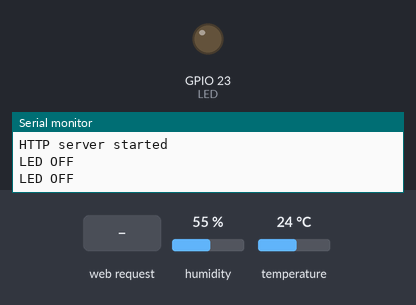
Simulated run of this sketch. Board: ESP32. Shown: output pins drawn as LEDs (lit = HIGH), the last lines printed to the serial monitor. Inputs (shaded band) come from the test bench; at power-on: humidity 55 %, temperature 24 °C. WiFi joins after 1.5 s; servers stay silent unless stated.

Above: at 3.3 s.
3.4 s: HTTP request GET / received
At 5.2 s:
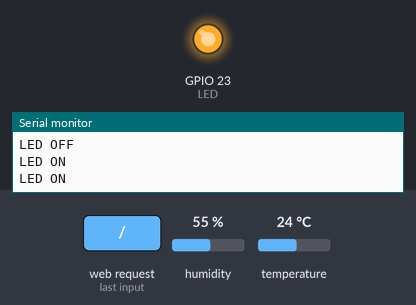
Timing chart, 0 to 6.7 s (numbered marks = the images above; inputs shaded):
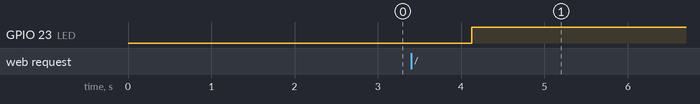

The sketch:

webserver.ino
```cpp
#include <WiFi.h>
#include <WebServer.h>
#include "DHT.h"

// Uncomment one of the lines below for whatever DHT sensor type you're using!
#define DHTTYPE DHT11   // DHT 11
//#define DHTTYPE DHT21   // DHT 21 (AM2301)
//#define DHTTYPE DHT22   // DHT 22  (AM2302), AM2321
#define LED 23

/*Put your SSID & Password*/
const char* ssid = "AIM";  // Enter SSID here
const char* password = "husna8412";  //Enter Password here

WebServer server(80);

// DHT Sensor
uint8_t DHTPin = 22;

// Initialize DHT sensor.
DHT dht(DHTPin, DHTTYPE);

float Temperature;
float Humidity;

void setup() {
  Serial.begin(115200);
  delay(100);

  pinMode(DHTPin, INPUT);
  pinMode(LED, OUTPUT);

  dht.begin();

  Serial.println("Connecting to ");
  Serial.println(ssid);

  //connect to your local wi-fi network
  WiFi.begin(ssid, password);

  //check wi-fi is connected to wi-fi network
  while (WiFi.status() != WL_CONNECTED) {
  delay(1000);
  Serial.print(".");
  }
  Serial.println("");
  Serial.println("WiFi connected..!");
  Serial.print("Got IP: ");  Serial.println(WiFi.localIP());

  server.on("/", handle_OnConnect);
  server.onNotFound(handle_NotFound);

  server.begin();
  Serial.println("HTTP server started");

}
void loop() {

  server.handleClient();
  if(Temperature<20)
  {

      digitalWrite(LED,LOW);// turn the LED on (HIGH is the voltage level)
      Serial.println("LED OFF\n");
      delay(1000);// wait for a second
    }
    else if(Temperature>=20 && Temperature<40)
    {

      digitalWrite(LED,HIGH);// turn the LED on (HIGH is the voltage level)
      Serial.println("LED ON\n");
      delay(1000);// wait for a second
      }

}

void handle_OnConnect() {

 Temperature = dht.readTemperature(); // Gets the values of the temperature
 Humidity = dht.readHumidity(); // Gets the values of the humidity
 int led_status = digitalRead(LED);
  server.send(200, "text/html", SendHTML(Temperature,Temperature, Humidity, led_status));
}

void handle_NotFound(){
  server.send(404, "text/plain", "Not found");
}

String SendHTML(float TempCstat,float TempFstat,float Humiditystat,int led_status){
  String ptr = "<!DOCTYPE html> <html>\n";
  ptr +="<head><meta name=\"viewport\" content=\"width=device-width, initial-scale=1.0, user-scalable=no\">\n";
  ptr +="<link href=\"https://fonts.googleapis.com/css?family=Open+Sans:300,400,600\" rel=\"stylesheet\">\n";
  ptr +="<title>ESP32 Weather Report</title>\n";
  ptr +="<style>html { font-family: 'Open Sans', sans-serif; display: block; margin: 0px auto; text-align: center;color: #333333;}\n";
  ptr +="body{margin-top: 50px;}\n";
  ptr +="h1 {margin: 50px auto 30px;}\n";
  ptr +=".side-by-side{display: inline-block;vertical-align: middle;position: relative;}\n";
  ptr +=".humidity-icon{background-color: #3498db;width: 30px;height: 30px;border-radius: 50%;line-height: 36px;}\n";
  ptr +=".humidity-text{font-weight: 600;padding-left: 15px;font-size: 19px;width: 160px;text-align: left;}\n";
  ptr +=".humidity{font-weight: 300;font-size: 60px;color: #3498db;}\n";
  ptr +=".temperature-icon{background-color: #f39c12;width: 30px;height: 30px;border-radius: 50%;line-height: 40px;}\n";
  ptr +=".temperature-text{font-weight: 600;padding-left: 15px;font-size: 19px;width: 160px;text-align: left;}\n";
  ptr +=".temperature{font-weight: 300;font-size: 60px;color: #f39c12;}\n";
  ptr +=".superscript{font-size: 17px;font-weight: 600;position: absolute;right: -20px;top: 15px;}\n";
  ptr +=".data{padding: 10px;}\n";
  ptr +="</style>\n";

  //-----------JavaScript Code to Refersh the WebPage----------//
  ptr +="<script>\n";
  ptr +="setInterval(loadDoc,200);\n";
  ptr +="function loadDoc() {\n";
  ptr +="var xhttp = new XMLHttpRequest();\n";
  ptr +="xhttp.onreadystatechange = function() {\n";
  ptr +="if (this.readyState == 4 && this.status == 200) {\n";
  ptr +="document.getElementById(\"webpage\").innerHTML =this.responseText}\n";
  ptr +="};\n";
  ptr +="xhttp.open(\"GET\", \"/\", true);\n";
  ptr +="xhttp.send();\n";
  ptr +="}\n";
  ptr +="</script>\n";
  //-----------------------------------------------------------//

  ptr +="</head>\n";
  ptr +="<body>\n";

   ptr +="<div id=\"webpage\">\n";

   ptr +="<h1>ESP32 Weather Report</h1>\n";
   ptr +="<div class=\"data\">\n";
   ptr +="<div class=\"side-by-side temperature-icon\">\n";
   ptr +="<svg version=\"1.1\" id=\"Layer_1\" xmlns=\"http://www.w3.org/2000/svg\" xmlns:xlink=\"http://www.w3.org/1999/xlink\" x=\"0px\" y=\"0px\"\n";
   ptr +="width=\"9.915px\" height=\"22px\" viewBox=\"0 0 9.915 22\" enable-background=\"new 0 0 9.915 22\" xml:space=\"preserve\">\n";
   ptr +="<path fill=\"#FFFFFF\" d=\"M3.498,0.53c0.377-0.331,0.877-0.501,1.374-0.527C5.697-0.04,6.522,0.421,6.924,1.142\n";
   ptr +="c0.237,0.399,0.315,0.871,0.311,1.33C7.229,5.856,7.245,9.24,7.227,12.625c1.019,0.539,1.855,1.424,2.301,2.491\n";
   ptr +="c0.491,1.163,0.518,2.514,0.062,3.693c-0.414,1.102-1.24,2.038-2.276,2.594c-1.056,0.583-2.331,0.743-3.501,0.463\n";
   ptr +="c-1.417-0.323-2.659-1.314-3.3-2.617C0.014,18.26-0.115,17.104,0.1,16.022c0.296-1.443,1.274-2.717,2.58-3.394\n";
   ptr +="c0.013-3.44,0-6.881,0.007-10.322C2.674,1.634,2.974,0.955,3.498,0.53z\"/>\n";
   ptr +="</svg>\n";
   ptr +="</div>\n";
   ptr +="<div class=\"side-by-side temperature-text\">Temperature</div>\n";
   ptr +="<div class=\"side-by-side temperature\">";
   ptr +=(int)TempCstat;
   ptr +="<span class=\"superscript\">°C</span></div>\n";
   ptr +="</div>\n";
   ptr +="<div class=\"data\">\n";
   ptr +="<div class=\"side-by-side humidity-icon\">\n";
   ptr +="<svg version=\"1.1\" id=\"Layer_2\" xmlns=\"http://www.w3.org/2000/svg\" xmlns:xlink=\"http://www.w3.org/1999/xlink\" x=\"0px\" y=\"0px\"\n\"; width=\"12px\" height=\"17.955px\" viewBox=\"0 0 13 17.955\" enable-background=\"new 0 0 13 17.955\" xml:space=\"preserve\">\n";
   ptr +="<path fill=\"#FFFFFF\" d=\"M1.819,6.217C3.139,4.064,6.5,0,6.5,0s3.363,4.064,4.681,6.217c1.793,2.926,2.133,5.05,1.571,7.057\n";
   ptr +="c-0.438,1.574-2.264,4.681-6.252,4.681c-3.988,0-5.813-3.107-6.252-4.681C-0.313,11.267,0.026,9.143,1.819,6.217\"></path>\n";
   ptr +="</svg>\n";
   ptr +="</div>\n";
   ptr +="<div class=\"side-by-side humidity-text\">Humidity</div>\n";
   ptr +="<div class=\"side-by-side humidity\">";
   ptr +=(int)Humiditystat;
   ptr +="</div>\n";

   ptr +="</svg>\n";
   ptr +="</div>\n";
   ptr +="<div class=\"side-by-side temperature-text\">Led Status</div>\n";
   ptr +="<div class=\"side-by-side temperature\">";
   ptr +=(int)led_status;
  return ptr;
}
```

Measured:
- after the input at 3.4 s, GPIO 23 (LED): LOW → HIGH after 0.73 s
